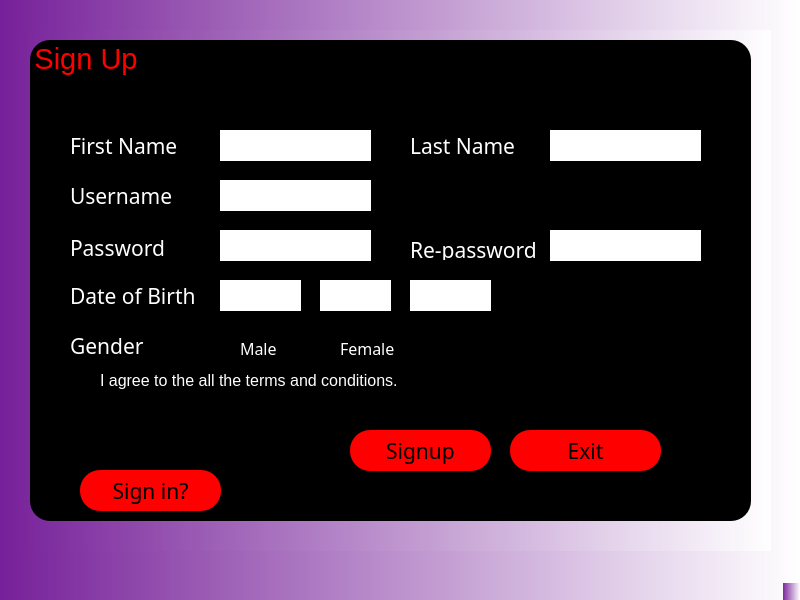
<?xml version="1.0" encoding="UTF-8"?>
<ui version="4.0">
 <class>Signup</class>
 <widget class="QMainWindow" name="Signup">
  <property name="geometry">
   <rect>
    <x>0</x>
    <y>0</y>
    <width>800</width>
    <height>600</height>
   </rect>
  </property>
  <property name="windowTitle">
   <string>Sign Up</string>
  </property>
  <property name="styleSheet">
   <string notr="true">background-color: qlineargradient(spread:reflect, x1:0, y1:0, x2:1, y2:0, stop:0 rgba(118, 32, 153, 245), stop:1 rgba(255, 255, 255, 255));</string>
  </property>
  <widget class="QWidget" name="Signup_2">
   <widget class="QStackedWidget" name="stackedWidget">
    <property name="geometry">
     <rect>
      <x>0</x>
      <y>30</y>
      <width>771</width>
      <height>521</height>
     </rect>
    </property>
    <property name="styleSheet">
     <string notr="true">background::rgb(34, 130, 255);</string>
    </property>
    <property name="currentIndex">
     <number>0</number>
    </property>
    <widget class="QWidget" name="Sign_up">
     <widget class="QGroupBox" name="groupBox">
      <property name="geometry">
       <rect>
        <x>30</x>
        <y>10</y>
        <width>721</width>
        <height>481</height>
       </rect>
      </property>
      <property name="font">
       <font>
        <pointsize>22</pointsize>
       </font>
      </property>
      <property name="styleSheet">
       <string notr="true">background:black;
border-radius:20px; 
color:red;</string>
      </property>
      <property name="title">
       <string>Sign Up</string>
      </property>
      <widget class="QLabel" name="fullname">
       <property name="geometry">
        <rect>
         <x>40</x>
         <y>90</y>
         <width>111</width>
         <height>31</height>
        </rect>
       </property>
       <property name="font">
        <font>
         <family>MV Boli</family>
         <pointsize>16</pointsize>
        </font>
       </property>
       <property name="styleSheet">
        <string notr="true">color:white;</string>
       </property>
       <property name="text">
        <string>First Name</string>
       </property>
      </widget>
      <widget class="QLineEdit" name="fname">
       <property name="geometry">
        <rect>
         <x>190</x>
         <y>90</y>
         <width>151</width>
         <height>31</height>
        </rect>
       </property>
       <property name="styleSheet">
        <string notr="true">background:white;
color:black;</string>
       </property>
      </widget>
      <widget class="QPushButton" name="signup">
       <property name="geometry">
        <rect>
         <x>320</x>
         <y>390</y>
         <width>141</width>
         <height>41</height>
        </rect>
       </property>
       <property name="font">
        <font>
         <family>MV Boli</family>
         <pointsize>16</pointsize>
        </font>
       </property>
       <property name="styleSheet">
        <string notr="true">background:red;
color:black;
border-radius:20px;</string>
       </property>
       <property name="text">
        <string>Signup</string>
       </property>
      </widget>
      <widget class="QPushButton" name="exit_2">
       <property name="geometry">
        <rect>
         <x>480</x>
         <y>390</y>
         <width>151</width>
         <height>41</height>
        </rect>
       </property>
       <property name="font">
        <font>
         <family>MV Boli</family>
         <pointsize>16</pointsize>
        </font>
       </property>
       <property name="styleSheet">
        <string notr="true">background:red;
color:black;
border-radius:20px;</string>
       </property>
       <property name="text">
        <string>Exit</string>
       </property>
      </widget>
      <widget class="QCheckBox" name="checkBox">
       <property name="geometry">
        <rect>
         <x>50</x>
         <y>330</y>
         <width>541</width>
         <height>21</height>
        </rect>
       </property>
       <property name="font">
        <font>
         <pointsize>12</pointsize>
        </font>
       </property>
       <property name="styleSheet">
        <string notr="true">color:white;</string>
       </property>
       <property name="text">
        <string>I agree to the all the terms and conditions.</string>
       </property>
      </widget>
      <widget class="QLineEdit" name="username">
       <property name="geometry">
        <rect>
         <x>190</x>
         <y>140</y>
         <width>151</width>
         <height>31</height>
        </rect>
       </property>
       <property name="styleSheet">
        <string notr="true">background:white;
color:black;</string>
       </property>
      </widget>
      <widget class="QLineEdit" name="password">
       <property name="geometry">
        <rect>
         <x>190</x>
         <y>190</y>
         <width>151</width>
         <height>31</height>
        </rect>
       </property>
       <property name="styleSheet">
        <string notr="true">background:white;
color:black;</string>
       </property>
       <property name="echoMode">
        <enum>QLineEdit::Password</enum>
       </property>
      </widget>
      <widget class="QLineEdit" name="repassword">
       <property name="geometry">
        <rect>
         <x>520</x>
         <y>190</y>
         <width>151</width>
         <height>31</height>
        </rect>
       </property>
       <property name="styleSheet">
        <string notr="true">background:white;
color:black;</string>
       </property>
       <property name="echoMode">
        <enum>QLineEdit::Password</enum>
       </property>
      </widget>
      <widget class="QLabel" name="repass">
       <property name="geometry">
        <rect>
         <x>380</x>
         <y>200</y>
         <width>131</width>
         <height>20</height>
        </rect>
       </property>
       <property name="font">
        <font>
         <family>MV Boli</family>
         <pointsize>16</pointsize>
        </font>
       </property>
       <property name="styleSheet">
        <string notr="true">color:white;</string>
       </property>
       <property name="text">
        <string>Re-password</string>
       </property>
      </widget>
      <widget class="QLineEdit" name="date">
       <property name="geometry">
        <rect>
         <x>380</x>
         <y>240</y>
         <width>81</width>
         <height>31</height>
        </rect>
       </property>
       <property name="styleSheet">
        <string notr="true">background:white;
color:black;</string>
       </property>
      </widget>
      <widget class="QLineEdit" name="month">
       <property name="geometry">
        <rect>
         <x>290</x>
         <y>240</y>
         <width>71</width>
         <height>31</height>
        </rect>
       </property>
       <property name="styleSheet">
        <string notr="true">background:white;
color:black;</string>
       </property>
      </widget>
      <widget class="QLineEdit" name="year">
       <property name="geometry">
        <rect>
         <x>190</x>
         <y>240</y>
         <width>81</width>
         <height>31</height>
        </rect>
       </property>
       <property name="styleSheet">
        <string notr="true">background:white;
color:black;</string>
       </property>
      </widget>
      <widget class="QLabel" name="DOB">
       <property name="geometry">
        <rect>
         <x>40</x>
         <y>240</y>
         <width>141</width>
         <height>31</height>
        </rect>
       </property>
       <property name="font">
        <font>
         <family>MV Boli</family>
         <pointsize>16</pointsize>
        </font>
       </property>
       <property name="styleSheet">
        <string notr="true">color:white;</string>
       </property>
       <property name="text">
        <string>Date of Birth</string>
       </property>
      </widget>
      <widget class="QLabel" name="uname">
       <property name="geometry">
        <rect>
         <x>40</x>
         <y>140</y>
         <width>101</width>
         <height>31</height>
        </rect>
       </property>
       <property name="font">
        <font>
         <family>MV Boli</family>
         <pointsize>16</pointsize>
        </font>
       </property>
       <property name="styleSheet">
        <string notr="true">color:white;</string>
       </property>
       <property name="text">
        <string>Username</string>
       </property>
      </widget>
      <widget class="QLabel" name="passwd">
       <property name="geometry">
        <rect>
         <x>40</x>
         <y>200</y>
         <width>101</width>
         <height>16</height>
        </rect>
       </property>
       <property name="font">
        <font>
         <family>MV Boli</family>
         <pointsize>16</pointsize>
        </font>
       </property>
       <property name="styleSheet">
        <string notr="true">color:white;</string>
       </property>
       <property name="text">
        <string>Password</string>
       </property>
      </widget>
      <widget class="QLineEdit" name="lname">
       <property name="geometry">
        <rect>
         <x>520</x>
         <y>90</y>
         <width>151</width>
         <height>31</height>
        </rect>
       </property>
       <property name="styleSheet">
        <string notr="true">background:white;
color:black;</string>
       </property>
      </widget>
      <widget class="QLabel" name="lastname">
       <property name="geometry">
        <rect>
         <x>380</x>
         <y>90</y>
         <width>121</width>
         <height>31</height>
        </rect>
       </property>
       <property name="font">
        <font>
         <family>MV Boli</family>
         <pointsize>16</pointsize>
        </font>
       </property>
       <property name="styleSheet">
        <string notr="true">color:white;</string>
       </property>
       <property name="text">
        <string>Last Name</string>
       </property>
      </widget>
      <widget class="QLabel" name="gender">
       <property name="geometry">
        <rect>
         <x>40</x>
         <y>290</y>
         <width>141</width>
         <height>31</height>
        </rect>
       </property>
       <property name="font">
        <font>
         <family>MV Boli</family>
         <pointsize>16</pointsize>
        </font>
       </property>
       <property name="styleSheet">
        <string notr="true">color:white;</string>
       </property>
       <property name="text">
        <string>Gender</string>
       </property>
      </widget>
      <widget class="QRadioButton" name="radioButton">
       <property name="geometry">
        <rect>
         <x>190</x>
         <y>300</y>
         <width>82</width>
         <height>17</height>
        </rect>
       </property>
       <property name="font">
        <font>
         <family>MV Boli</family>
         <pointsize>12</pointsize>
        </font>
       </property>
       <property name="styleSheet">
        <string notr="true">color:white;</string>
       </property>
       <property name="text">
        <string>Male</string>
       </property>
      </widget>
      <widget class="QRadioButton" name="radioButton_2">
       <property name="geometry">
        <rect>
         <x>290</x>
         <y>300</y>
         <width>82</width>
         <height>17</height>
        </rect>
       </property>
       <property name="font">
        <font>
         <family>MV Boli</family>
         <pointsize>12</pointsize>
        </font>
       </property>
       <property name="styleSheet">
        <string notr="true">color:white;</string>
       </property>
       <property name="text">
        <string>Female</string>
       </property>
      </widget>
      <widget class="QPushButton" name="refer2">
       <property name="geometry">
        <rect>
         <x>50</x>
         <y>430</y>
         <width>141</width>
         <height>41</height>
        </rect>
       </property>
       <property name="font">
        <font>
         <family>MV Boli</family>
         <pointsize>16</pointsize>
        </font>
       </property>
       <property name="styleSheet">
        <string notr="true">background:red;
color:black;
</string>
       </property>
       <property name="text">
        <string>Sign in?</string>
       </property>
      </widget>
     </widget>
    </widget>
    <widget class="QWidget" name="Sign_in">
     <widget class="QGroupBox" name="groupBox_2">
      <property name="geometry">
       <rect>
        <x>150</x>
        <y>50</y>
        <width>521</width>
        <height>371</height>
       </rect>
      </property>
      <property name="styleSheet">
       <string notr="true">background:black;
border-radius:20px;</string>
      </property>
      <property name="title">
       <string/>
      </property>
      <widget class="QLabel" name="label">
       <property name="geometry">
        <rect>
         <x>200</x>
         <y>10</y>
         <width>91</width>
         <height>41</height>
        </rect>
       </property>
       <property name="font">
        <font>
         <family>MV Boli</family>
         <pointsize>24</pointsize>
        </font>
       </property>
       <property name="styleSheet">
        <string notr="true">color:white;</string>
       </property>
       <property name="text">
        <string>Login</string>
       </property>
      </widget>
      <widget class="QLabel" name="user_name">
       <property name="geometry">
        <rect>
         <x>60</x>
         <y>90</y>
         <width>101</width>
         <height>21</height>
        </rect>
       </property>
       <property name="font">
        <font>
         <family>MV Boli</family>
         <pointsize>16</pointsize>
        </font>
       </property>
       <property name="styleSheet">
        <string notr="true">color:white;</string>
       </property>
       <property name="text">
        <string>Username</string>
       </property>
      </widget>
      <widget class="QLineEdit" name="uname_2">
       <property name="geometry">
        <rect>
         <x>180</x>
         <y>80</y>
         <width>231</width>
         <height>41</height>
        </rect>
       </property>
       <property name="styleSheet">
        <string notr="true">background:white;
color:black;
border-radius:20px;</string>
       </property>
      </widget>
      <widget class="QLabel" name="pass_word">
       <property name="geometry">
        <rect>
         <x>60</x>
         <y>150</y>
         <width>101</width>
         <height>21</height>
        </rect>
       </property>
       <property name="font">
        <font>
         <family>MV Boli</family>
         <pointsize>16</pointsize>
        </font>
       </property>
       <property name="styleSheet">
        <string notr="true">color:white;</string>
       </property>
       <property name="text">
        <string>Password</string>
       </property>
      </widget>
      <widget class="QLineEdit" name="passwd_2">
       <property name="geometry">
        <rect>
         <x>180</x>
         <y>140</y>
         <width>231</width>
         <height>41</height>
        </rect>
       </property>
       <property name="styleSheet">
        <string notr="true">background:white;
color:black;
border-radius:20px;</string>
       </property>
       <property name="echoMode">
        <enum>QLineEdit::Password</enum>
       </property>
      </widget>
      <widget class="QPushButton" name="login">
       <property name="geometry">
        <rect>
         <x>210</x>
         <y>240</y>
         <width>121</width>
         <height>41</height>
        </rect>
       </property>
       <property name="font">
        <font>
         <family>MV Boli</family>
         <pointsize>16</pointsize>
        </font>
       </property>
       <property name="styleSheet">
        <string notr="true">background:green;
color:black;
border-radius:20px;</string>
       </property>
       <property name="text">
        <string>Login</string>
       </property>
      </widget>
      <widget class="QPushButton" name="exit">
       <property name="geometry">
        <rect>
         <x>340</x>
         <y>240</y>
         <width>121</width>
         <height>41</height>
        </rect>
       </property>
       <property name="font">
        <font>
         <family>MV Boli</family>
         <pointsize>16</pointsize>
        </font>
       </property>
       <property name="styleSheet">
        <string notr="true">background:green;
color:black;
border-radius:20px;</string>
       </property>
       <property name="text">
        <string>Exit</string>
       </property>
      </widget>
     </widget>
     <widget class="QPushButton" name="refer">
      <property name="geometry">
       <rect>
        <x>400</x>
        <y>480</y>
        <width>161</width>
        <height>41</height>
       </rect>
      </property>
      <property name="font">
       <font>
        <family>MV Boli</family>
        <pointsize>16</pointsize>
       </font>
      </property>
      <property name="styleSheet">
       <string notr="true">background:green;
color:black;
border-radius:20px;</string>
      </property>
      <property name="text">
       <string>Or Sign Up?</string>
      </property>
     </widget>
    </widget>
   </widget>
  </widget>
  <widget class="QMenuBar" name="menubar">
   <property name="geometry">
    <rect>
     <x>0</x>
     <y>0</y>
     <width>800</width>
     <height>21</height>
    </rect>
   </property>
  </widget>
  <widget class="QStatusBar" name="statusbar"/>
 </widget>
 <resources/>
 <connections>
  <connection>
   <sender>exit_2</sender>
   <signal>clicked()</signal>
   <receiver>Signup</receiver>
   <slot>close()</slot>
   <hints>
    <hint type="sourcelabel">
     <x>602</x>
     <y>476</y>
    </hint>
    <hint type="destinationlabel">
     <x>780</x>
     <y>196</y>
    </hint>
   </hints>
  </connection>
  <connection>
   <sender>exit</sender>
   <signal>clicked()</signal>
   <receiver>Signup</receiver>
   <slot>close()</slot>
   <hints>
    <hint type="sourcelabel">
     <x>525</x>
     <y>357</y>
    </hint>
    <hint type="destinationlabel">
     <x>787</x>
     <y>235</y>
    </hint>
   </hints>
  </connection>
 </connections>
</ui>
